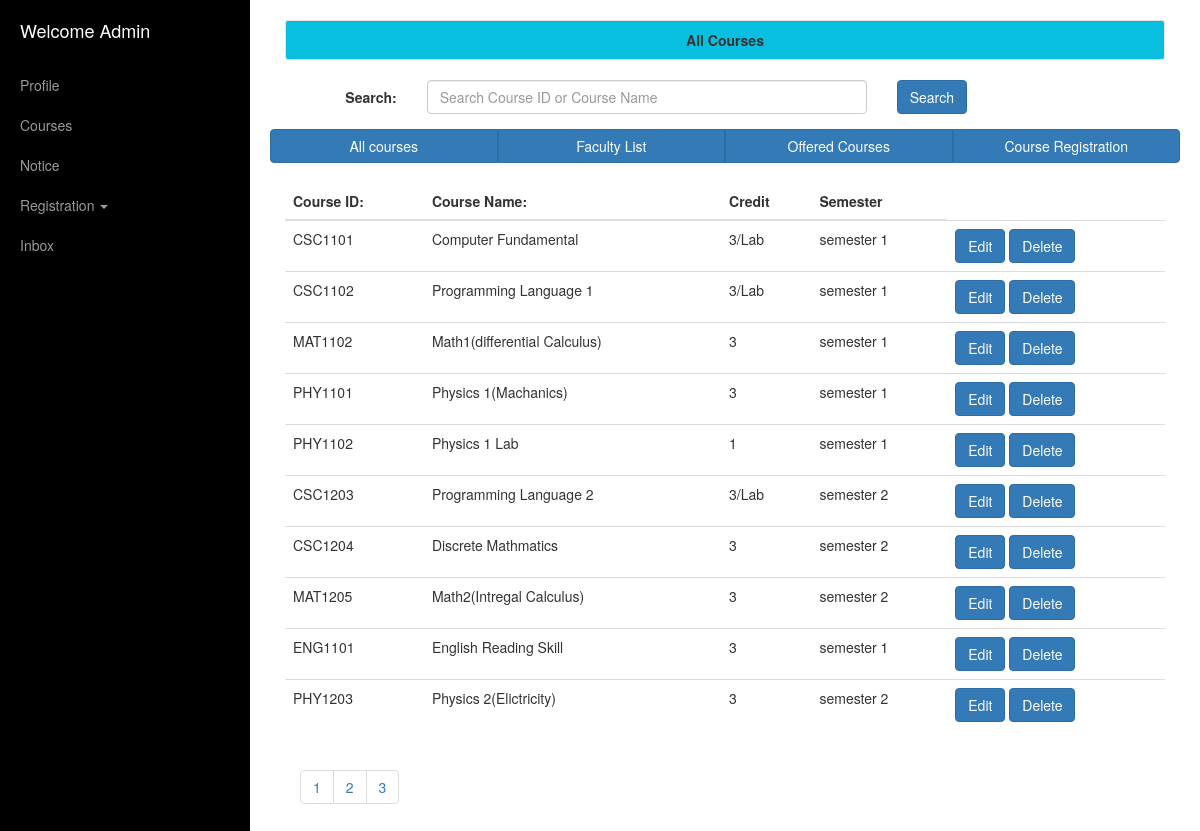
/SCS/admincourses.php, run on the app's committed database.
### tables this page shows
CREATE TABLE `allcourses` (
  `id` int(11) NOT NULL,
  `cid` varchar(32) NOT NULL,
  `cname` varchar(32) NOT NULL,
  `credit` varchar(32) NOT NULL,
  `semester` varchar(32) NOT NULL
);

### SCS/core/functions/adminuser.php (called while the page is built, shortened)
<?php
function all_course_paging()
{
	return mysql_query("SELECT * FROM `allcourses`");
}
function All_course($page)
{
	return mysql_query("SELECT * FROM `allcourses` LIMIT $page,10");
}
?>

### SCS/admincourses.php (the view, shortened to what this page needs)
<!DOCTYPE html>
<html lang="en">
<head>
    <link href="css/bootstrap.min.css" rel="stylesheet">
    <link href="css/simple-sidebar.css" rel="stylesheet">
    <link rel="stylesheet" href="css/style.css" />
</head>
<body>
    <div id="wrapper">
        <div id="sidebar-wrapper">
            <ul class="sidebar-nav">
                <li class="sidebar-brand" style="background:black">
                    <a href="Adminprofile.php">
                        Welcome Admin
                    </a>
                </li>
                <li>
                    <a href="AdminProfile.php">Profile</a>
                </li>
                <li>
                    <a href="admincourses.php">Courses</a>
                </li>
                <li>
                    <a href="adminnotice.php">Notice</a>
                </li>
                <li class="dropdown">
                    <a class="dropdown-toggle" data-toggle="dropdown" href="#">Registration
                    <span class="caret"></span></a>
                </li>
                <li>
                    <a href="admininbox.php">Inbox</a>
                </li>
            </ul>
        </div>
         <div id="page-content-wrapper">
            <div class="container-fluid">
                <div class="row">
                    <div class="col-lg-12">
                        <div class="well well-sm" style="text-align:center;background:#09bfe0;"><strong>All Courses </strong> </div>
                    </div>
                    <div>
                        <form class="form-horizontal" action="" method="POST">
                        <div class="form-group">
                            <label class="control-label col-sm-2" for="search">Search:</label>
                            <div class="col-sm-6">
                                <input type="text" class="form-control" id="search" name="search" placeholder="Search Course ID or Course Name">
                            </div>
                            <div class="col-sm-4">
                                <button type="submit" class="btn btn-primary">Search</button>
                            </div>
                        </div>
                        </form>
                    </div>
                    <div class="btn-group btn-group-justified">
                        <a href="#" class="btn btn-primary">All courses</a>
                        <a href="adminfacultylist.php" class="btn btn-primary">Faculty List</a>
                        <a href="adminoffercourse.php" class="btn btn-primary">Offered Courses</a>
                        <a href="admincoursereg.php" class="btn btn-primary">Course Registration</a>
                    </div>
                    <br>
                    <div class="col-md-12">
                        <table class="table table-hover">
                            <thead>
                                <tr>
                                    <th>Course ID:</th>
                                    <th>Course Name:</th>
                                    <th>Credit</th>
                                    <th>Semester</th>
                                </tr>
                            </thead>
                            <tbody>
                            <?php
                            $page=$_GET['page'];
                            if ($page=="" || $page=="1") {
                                $page1=0;
                            }
                            else
                            {
                                $page1=($page*10)-10;
                            }
                            if (isset($_POST['search']))
                            {
                                $search=$_POST['search'];
                                $search=preg_replace("#[^0-9a-z]#i","", $search);
                                $result=All_course_search($search);
                                $count=mysql_num_rows($result);
                                if ($count==0)
                                {
                                    echo "<h4 style=\"color=red\">".'No search result Found'."</h4>";
                                }
                            }
                            else
                            {
                                $result = All_course($page1);
                            }
                            while($row=mysql_fetch_array($result))
                            {
                                $courseid=$row['cid'];
                                $coursename=$row['cname'];
                                $credit=$row['credit'];
                                $semester=$row['semester'];
                                echo "<tr>";
                                echo "<td>" .$courseid. "</td>";
                                echo "<td>" .$coursename. "</td>";
                                echo "<td>" .$credit. "</td>";
                                echo "<td>" .$semester. "</td>";
                                echo "<form action=\"\" method=\"POST\">";
                                echo "<td>
                                    <input type=\"button\" value=\" Edit\" class=\"btn btn-primary\">
                                    <input type=\"button\" value=\" Delete\" class=\"btn btn-primary\" onClick=\"return confirm('Are you sure you want to delete?')\">
                                </td>";
                                echo "</form>";
                            }
                            ?>
                            </tbody>
                        </table>
                    <div>
                    <div class="col-md-10">
                        <ul class="pagination" style="width:200px;">
                    <?php
                       $allpage=all_course_paging();
                       $result1=mysql_num_rows($allpage);
                       $count=$result1/10;
                       $cell=ceil($count);
                       for($pagecount=1;$pagecount<=$cell;$pagecount++)
                       {
                         ?><li><a href="admincourses.php?page=<?php echo $pagecount;?>"><?php echo $pagecount; ?></a></li><?php
                       }
                    ?>
                        </ul>
                    </div>
                </div>
            </div>
        </div>
    </div>
</body>
</html>

### SCS/css/simple-sidebar.css (style rules this page uses)
body { overflow-x: hidden; }
#wrapper { padding-left: 0; -webkit-transition: all 0.5s ease; -moz-transition: all 0.5s ease; -o-transition: all 0.5s ease; transition: all 0.5s ease; }
#sidebar-wrapper { z-index: 1000; position: fixed; left: 250px; width: 0; height: 100%; margin-left: -250px; overflow-y: auto; background: #000; -webkit-transition: all 0.5s ease; -moz-transition: all 0.5s ease; -o-transition: all 0.5s ease; transition: all 0.5s ease; }
#page-content-wrapper { width: 100%; position: absolute; padding: 15px; }
.sidebar-nav { position: absolute; top: 0; width: 250px; margin: 0; padding: 0; list-style: none; }
.sidebar-nav li { text-indent: 20px; line-height: 40px; }
.sidebar-nav li a { display: block; text-decoration: none; color: #999999; }
.sidebar-nav > .sidebar-brand { height: 65px; font-size: 18px; line-height: 60px; }
.sidebar-nav > .sidebar-brand a { color: #999999; }
@media (min-width:768px) { #wrapper { padding-left: 250px; } }
@media (min-width:768px) { #sidebar-wrapper { width: 250px; } }
@media (min-width:768px) { #page-content-wrapper { padding: 20px; position: relative; } }

### data on the page
allcourses: cid "CSC1101", cname "Computer Fundamental", credit "3/Lab", semester "semester 1"
allcourses: cid "CSC1102", cname "Programming Language 1", credit "3/Lab", semester "semester 1"
allcourses: cid "MAT1102", cname "Math1(differential Calculus)", credit "3", semester "semester 1"
allcourses: cid "PHY1101", cname "Physics 1(Machanics)", credit "3", semester "semester 1"
allcourses: cid "PHY1102", cname "Physics 1 Lab", credit "1", semester "semester 1"
allcourses: cid "CSC1203", cname "Programming Language 2", credit "3/Lab", semester "semester 2"
allcourses: cid "CSC1204", cname "Discrete Mathmatics", credit "3", semester "semester 2"
allcourses: cid "MAT1205", cname "Math2(Intregal Calculus)", credit "3", semester "semester 2"
allcourses: cid "ENG1101", cname "English Reading Skill", credit "3", semester "semester 1"
allcourses: cid "PHY1203", cname "Physics 2(Elictricity)", credit "3", semester "semester 2"
